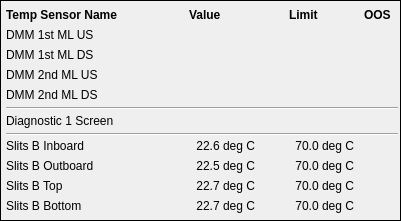
       <widget class="QFrame" name="frame_3">
        <property name="geometry">
         <rect>
          <x>500</x>
          <y>7</y>
          <width>401</width>
          <height>221</height>
         </rect>
        </property>
        <property name="frameShape">
         <enum>QFrame::Box</enum>
        </property>
        <property name="frameShadow">
         <enum>QFrame::Plain</enum>
        </property>
        <widget class="Line" name="line_8">
         <property name="geometry">
          <rect>
           <x>6</x>
           <y>133</y>
           <width>392</width>
           <height>2</height>
          </rect>
         </property>
         <property name="orientation">
          <enum>Qt::Horizontal</enum>
         </property>
        </widget>
        <widget class="QESimpleShape" name="qesimpleshape_30">
         <property name="geometry">
          <rect>
           <x>371</x>
           <y>198</y>
           <width>16</width>
           <height>16</height>
          </rect>
         </property>
         <property name="shape">
          <enum>QSimpleShape::cross</enum>
         </property>
         <property name="edgeColour">
          <color alpha="0">
           <red>0</red>
           <green>0</green>
           <blue>0</blue>
          </color>
         </property>
         <property name="colour0" stdset="0">
          <color alpha="0">
           <red>200</red>
           <green>200</green>
           <blue>200</blue>
          </color>
         </property>
         <property name="colour1" stdset="0">
          <color>
           <red>0</red>
           <green>0</green>
           <blue>0</blue>
          </color>
         </property>
         <property name="flash1" stdset="0">
          <bool>false</bool>
         </property>
         <property name="variable" stdset="0">
          <string>MCTSLT02TES04:EPS_OOS_STATUS</string>
         </property>
         <property name="edgeAlarmStateOption" stdset="0">
          <enum>QESimpleShape::Never</enum>
         </property>
         <property name="displayAlarmStateOption" stdset="0">
          <enum>QESimpleShape::Never</enum>
         </property>
         <property name="oosAware">
          <bool>true</bool>
         </property>
        </widget>
        <widget class="QLabel" name="label_92">
         <property name="geometry">
          <rect>
           <x>6</x>
           <y>177</y>
           <width>151</width>
           <height>17</height>
          </rect>
         </property>
         <property name="text">
          <string>Slits B Top</string>
         </property>
        </widget>
        <widget class="QLabel" name="label_85">
         <property name="geometry">
          <rect>
           <x>289</x>
           <y>6</y>
           <width>61</width>
           <height>17</height>
          </rect>
         </property>
         <property name="font">
          <font>
           <weight>75</weight>
           <bold>true</bold>
          </font>
         </property>
         <property name="text">
          <string>Limit</string>
         </property>
        </widget>
        <widget class="QELabel" name="qelabel_172">
         <property name="geometry">
          <rect>
           <x>164</x>
           <y>177</y>
           <width>91</width>
           <height>17</height>
          </rect>
         </property>
         <property name="alignment">
          <set>Qt::AlignRight|Qt::AlignTrailing|Qt::AlignVCenter</set>
         </property>
         <property name="variable" stdset="0">
          <string>MCTSLT02TES03:TEMPERATURE_MONITOR</string>
         </property>
         <property name="text">
          <string>22.7 deg C</string>
         </property>
        </widget>
        <widget class="QELabel" name="qelabel_179">
         <property name="geometry">
          <rect>
           <x>268</x>
           <y>66</y>
           <width>86</width>
           <height>17</height>
          </rect>
         </property>
         <property name="alignment">
          <set>Qt::AlignRight|Qt::AlignTrailing|Qt::AlignVCenter</set>
         </property>
         <property name="variable" stdset="0">
          <string>MCTMONO01TES11:TEMPERATURE_MONITOR_HIHI</string>
         </property>
         <property name="displayAlarmStateOption" stdset="0">
          <enum>QELabel::WhenInvalid</enum>
         </property>
        </widget>
        <widget class="QESimpleShape" name="qesimpleshape_35">
         <property name="geometry">
          <rect>
           <x>371</x>
           <y>138</y>
           <width>16</width>
           <height>16</height>
          </rect>
         </property>
         <property name="shape">
          <enum>QSimpleShape::cross</enum>
         </property>
         <property name="edgeColour">
          <color alpha="0">
           <red>0</red>
           <green>0</green>
           <blue>0</blue>
          </color>
         </property>
         <property name="colour0" stdset="0">
          <color alpha="0">
           <red>200</red>
           <green>200</green>
           <blue>200</blue>
          </color>
         </property>
         <property name="colour1" stdset="0">
          <color>
           <red>0</red>
           <green>0</green>
           <blue>0</blue>
          </color>
         </property>
         <property name="flash1" stdset="0">
          <bool>false</bool>
         </property>
         <property name="variable" stdset="0">
          <string>MCTSLT02TES01:EPS_OOS_STATUS</string>
         </property>
         <property name="edgeAlarmStateOption" stdset="0">
          <enum>QESimpleShape::Never</enum>
         </property>
         <property name="displayAlarmStateOption" stdset="0">
          <enum>QESimpleShape::Never</enum>
         </property>
         <property name="oosAware">
          <bool>true</bool>
         </property>
        </widget>
        <widget class="QESimpleShape" name="qesimpleshape_31">
         <property name="geometry">
          <rect>
           <x>371</x>
           <y>88</y>
           <width>16</width>
           <height>16</height>
          </rect>
         </property>
         <property name="shape">
          <enum>QSimpleShape::cross</enum>
         </property>
         <property name="edgeColour">
          <color alpha="0">
           <red>0</red>
           <green>0</green>
           <blue>0</blue>
          </color>
         </property>
         <property name="colour0" stdset="0">
          <color alpha="0">
           <red>200</red>
           <green>200</green>
           <blue>200</blue>
          </color>
         </property>
         <property name="colour1" stdset="0">
          <color>
           <red>0</red>
           <green>0</green>
           <blue>0</blue>
          </color>
         </property>
         <property name="flash1" stdset="0">
          <bool>false</bool>
         </property>
         <property name="variable" stdset="0">
          <string>MCTMONO01TES12:EPS_OOS_STATUS</string>
         </property>
         <property name="edgeAlarmStateOption" stdset="0">
          <enum>QESimpleShape::Never</enum>
         </property>
         <property name="displayAlarmStateOption" stdset="0">
          <enum>QESimpleShape::Never</enum>
         </property>
         <property name="oosAware">
          <bool>true</bool>
         </property>
        </widget>
        <widget class="QELabel" name="qelabel_183">
         <property name="geometry">
          <rect>
           <x>164</x>
           <y>46</y>
           <width>91</width>
           <height>17</height>
          </rect>
         </property>
         <property name="alignment">
          <set>Qt::AlignRight|Qt::AlignTrailing|Qt::AlignVCenter</set>
         </property>
         <property name="variable" stdset="0">
          <string>MCTMONO01TES10:TEMPERATURE_MONITOR</string>
         </property>
        </widget>
        <widget class="QESimpleShape" name="qesimpleshape_32">
         <property name="geometry">
          <rect>
           <x>371</x>
           <y>113</y>
           <width>16</width>
           <height>16</height>
          </rect>
         </property>
         <property name="shape">
          <enum>QSimpleShape::cross</enum>
         </property>
         <property name="edgeColour">
          <color alpha="0">
           <red>0</red>
           <green>0</green>
           <blue>0</blue>
          </color>
         </property>
         <property name="colour0" stdset="0">
          <color alpha="0">
           <red>200</red>
           <green>200</green>
           <blue>200</blue>
          </color>
         </property>
         <property name="colour1" stdset="0">
          <color>
           <red>0</red>
           <green>0</green>
           <blue>0</blue>
          </color>
         </property>
         <property name="flash1" stdset="0">
          <bool>false</bool>
         </property>
         <property name="variable" stdset="0">
          <string>MCTSCRN01TES01:EPS_OOS_STATUS</string>
         </property>
         <property name="edgeAlarmStateOption" stdset="0">
          <enum>QESimpleShape::Never</enum>
         </property>
         <property name="displayAlarmStateOption" stdset="0">
          <enum>QESimpleShape::Never</enum>
         </property>
         <property name="oosAware">
          <bool>true</bool>
         </property>
        </widget>
        <widget class="QLabel" name="label_81">
         <property name="geometry">
          <rect>
           <x>6</x>
           <y>26</y>
           <width>151</width>
           <height>17</height>
          </rect>
         </property>
         <property name="text">
          <string>DMM 1st ML US</string>
         </property>
        </widget>
        <widget class="QLabel" name="label_86">
         <property name="geometry">
          <rect>
           <x>364</x>
           <y>6</y>
           <width>36</width>
           <height>17</height>
          </rect>
         </property>
         <property name="font">
          <font>
           <weight>75</weight>
           <bold>true</bold>
          </font>
         </property>
         <property name="text">
          <string>OOS</string>
         </property>
        </widget>
        <widget class="QELabel" name="qelabel_174">
         <property name="geometry">
          <rect>
           <x>164</x>
           <y>86</y>
           <width>91</width>
           <height>17</height>
          </rect>
         </property>
         <property name="alignment">
          <set>Qt::AlignRight|Qt::AlignTrailing|Qt::AlignVCenter</set>
         </property>
         <property name="variable" stdset="0">
          <string>MCTMONO01TES12:TEMPERATURE_MONITOR</string>
         </property>
        </widget>
        <widget class="QELabel" name="qelabel_159">
         <property name="geometry">
          <rect>
           <x>268</x>
           <y>46</y>
           <width>86</width>
           <height>17</height>
          </rect>
         </property>
         <property name="alignment">
          <set>Qt::AlignRight|Qt::AlignTrailing|Qt::AlignVCenter</set>
         </property>
         <property name="variable" stdset="0">
          <string>MCTMONO01TES10:TEMPERATURE_MONITOR_HIHI</string>
         </property>
         <property name="displayAlarmStateOption" stdset="0">
          <enum>QELabel::WhenInvalid</enum>
         </property>
        </widget>
        <widget class="QLabel" name="label_87">
         <property name="geometry">
          <rect>
           <x>6</x>
           <y>46</y>
           <width>151</width>
           <height>17</height>
          </rect>
         </property>
         <property name="text">
          <string>DMM 1st ML DS</string>
         </property>
        </widget>
        <widget class="QELabel" name="qelabel_166">
         <property name="geometry">
          <rect>
           <x>268</x>
           <y>177</y>
           <width>86</width>
           <height>17</height>
          </rect>
         </property>
         <property name="alignment">
          <set>Qt::AlignRight|Qt::AlignTrailing|Qt::AlignVCenter</set>
         </property>
         <property name="variable" stdset="0">
          <string>MCTSLT02TES03:TEMPERATURE_MONITOR_HIHI</string>
         </property>
         <property name="displayAlarmStateOption" stdset="0">
          <enum>QELabel::WhenInvalid</enum>
         </property>
         <property name="text">
          <string>70.0 deg C</string>
         </property>
        </widget>
        <widget class="QLabel" name="label_91">
         <property name="geometry">
          <rect>
           <x>6</x>
           <y>86</y>
           <width>151</width>
           <height>17</height>
          </rect>
         </property>
         <property name="text">
          <string>DMM 2nd ML DS</string>
         </property>
        </widget>
        <widget class="QLabel" name="label_93">
         <property name="geometry">
          <rect>
           <x>6</x>
           <y>6</y>
           <width>151</width>
           <height>17</height>
          </rect>
         </property>
         <property name="font">
          <font>
           <weight>75</weight>
           <bold>true</bold>
          </font>
         </property>
         <property name="text">
          <string>Temp Sensor Name</string>
         </property>
        </widget>
        <widget class="QLabel" name="label_89">
         <property name="geometry">
          <rect>
           <x>6</x>
           <y>197</y>
           <width>151</width>
           <height>17</height>
          </rect>
         </property>
         <property name="text">
          <string>Slits B Bottom</string>
         </property>
        </widget>
        <widget class="QLabel" name="label_84">
         <property name="geometry">
          <rect>
           <x>6</x>
           <y>157</y>
           <width>151</width>
           <height>17</height>
          </rect>
         </property>
         <property name="text">
          <string>Slits B Outboard</string>
         </property>
        </widget>
        <widget class="QESimpleShape" name="qesimpleshape_27">
         <property name="geometry">
          <rect>
           <x>371</x>
           <y>47</y>
           <width>16</width>
           <height>16</height>
          </rect>
         </property>
         <property name="shape">
          <enum>QSimpleShape::cross</enum>
         </property>
         <property name="edgeColour">
          <color alpha="0">
           <red>0</red>
           <green>0</green>
           <blue>0</blue>
          </color>
         </property>
         <property name="colour0" stdset="0">
          <color alpha="0">
           <red>200</red>
           <green>200</green>
           <blue>200</blue>
          </color>
         </property>
         <property name="colour1" stdset="0">
          <color>
           <red>0</red>
           <green>0</green>
           <blue>0</blue>
          </color>
         </property>
         <property name="variable" stdset="0">
          <string>MCTMONO01TES10:EPS_OOS_STATUS</string>
         </property>
         <property name="edgeAlarmStateOption" stdset="0">
          <enum>QESimpleShape::Never</enum>
         </property>
         <property name="displayAlarmStateOption" stdset="0">
          <enum>QESimpleShape::Never</enum>
         </property>
         <property name="oosAware">
          <bool>true</bool>
         </property>
        </widget>
        <widget class="QELabel" name="qelabel_163">
         <property name="geometry">
          <rect>
           <x>164</x>
           <y>137</y>
           <width>91</width>
           <height>17</height>
          </rect>
         </property>
         <property name="alignment">
          <set>Qt::AlignRight|Qt::AlignTrailing|Qt::AlignVCenter</set>
         </property>
         <property name="variable" stdset="0">
          <string>MCTSLT02TES01:TEMPERATURE_MONITOR</string>
         </property>
         <property name="text">
          <string>22.6 deg C</string>
         </property>
        </widget>
        <widget class="QELabel" name="qelabel_171">
         <property name="geometry">
          <rect>
           <x>164</x>
           <y>197</y>
           <width>91</width>
           <height>17</height>
          </rect>
         </property>
         <property name="alignment">
          <set>Qt::AlignRight|Qt::AlignTrailing|Qt::AlignVCenter</set>
         </property>
         <property name="variable" stdset="0">
          <string>MCTSLT02TES04:TEMPERATURE_MONITOR</string>
         </property>
         <property name="text">
          <string>22.7 deg C</string>
         </property>
        </widget>
        <widget class="QELabel" name="qelabel_180">
         <property name="geometry">
          <rect>
           <x>268</x>
           <y>137</y>
           <width>86</width>
           <height>17</height>
          </rect>
         </property>
         <property name="alignment">
          <set>Qt::AlignRight|Qt::AlignTrailing|Qt::AlignVCenter</set>
         </property>
         <property name="variable" stdset="0">
          <string>MCTSLT02TES01:TEMPERATURE_MONITOR_HIHI</string>
         </property>
         <property name="displayAlarmStateOption" stdset="0">
          <enum>QELabel::WhenInvalid</enum>
         </property>
         <property name="text">
          <string>70.0 deg C</string>
         </property>
        </widget>
        <widget class="QELabel" name="qelabel_169">
         <property name="geometry">
          <rect>
           <x>268</x>
           <y>86</y>
           <width>86</width>
           <height>17</height>
          </rect>
         </property>
         <property name="alignment">
          <set>Qt::AlignRight|Qt::AlignTrailing|Qt::AlignVCenter</set>
         </property>
         <property name="variable" stdset="0">
          <string>MCTMONO01TES12:TEMPERATURE_MONITOR_HIHI</string>
         </property>
         <property name="displayAlarmStateOption" stdset="0">
          <enum>QELabel::WhenInvalid</enum>
         </property>
        </widget>
        <widget class="QLabel" name="label_90">
         <property name="geometry">
          <rect>
           <x>6</x>
           <y>112</y>
           <width>151</width>
           <height>17</height>
          </rect>
         </property>
         <property name="text">
          <string>Diagnostic 1 Screen</string>
         </property>
        </widget>
        <widget class="QESimpleShape" name="qesimpleshape_36">
         <property name="geometry">
          <rect>
           <x>371</x>
           <y>158</y>
           <width>16</width>
           <height>16</height>
          </rect>
         </property>
         <property name="shape">
          <enum>QSimpleShape::cross</enum>
         </property>
         <property name="edgeColour">
          <color alpha="0">
           <red>0</red>
           <green>0</green>
           <blue>0</blue>
          </color>
         </property>
         <property name="colour0" stdset="0">
          <color alpha="0">
           <red>200</red>
           <green>200</green>
           <blue>200</blue>
          </color>
         </property>
         <property name="colour1" stdset="0">
          <color>
           <red>0</red>
           <green>0</green>
           <blue>0</blue>
          </color>
         </property>
         <property name="flash1" stdset="0">
          <bool>false</bool>
         </property>
         <property name="variable" stdset="0">
          <string>MCTSLT02TES02:EPS_OOS_STATUS</string>
         </property>
         <property name="edgeAlarmStateOption" stdset="0">
          <enum>QESimpleShape::Never</enum>
         </property>
         <property name="displayAlarmStateOption" stdset="0">
          <enum>QESimpleShape::Never</enum>
         </property>
         <property name="oosAware">
          <bool>true</bool>
         </property>
        </widget>
        <widget class="QLabel" name="label_88">
         <property name="geometry">
          <rect>
           <x>6</x>
           <y>66</y>
           <width>151</width>
           <height>17</height>
          </rect>
         </property>
         <property name="text">
          <string>DMM 2nd ML US</string>
         </property>
        </widget>
        <widget class="QESimpleShape" name="qesimpleshape_34">
         <property name="geometry">
          <rect>
           <x>371</x>
           <y>68</y>
           <width>16</width>
           <height>16</height>
          </rect>
         </property>
         <property name="shape">
          <enum>QSimpleShape::cross</enum>
         </property>
         <property name="edgeColour">
          <color alpha="0">
           <red>0</red>
           <green>0</green>
           <blue>0</blue>
          </color>
         </property>
         <property name="colour0" stdset="0">
          <color alpha="0">
           <red>200</red>
           <green>200</green>
           <blue>200</blue>
          </color>
         </property>
         <property name="colour1" stdset="0">
          <color>
           <red>0</red>
           <green>0</green>
           <blue>0</blue>
          </color>
         </property>
         <property name="flash1" stdset="0">
          <bool>false</bool>
         </property>
         <property name="variable" stdset="0">
          <string>MCTMONO01TES11:EPS_OOS_STATUS</string>
         </property>
         <property name="edgeAlarmStateOption" stdset="0">
          <enum>QESimpleShape::Never</enum>
         </property>
         <property name="displayAlarmStateOption" stdset="0">
          <enum>QESimpleShape::Never</enum>
         </property>
         <property name="oosAware">
          <bool>true</bool>
         </property>
        </widget>
        <widget class="QELabel" name="qelabel_173">
         <property name="geometry">
          <rect>
           <x>164</x>
           <y>112</y>
           <width>91</width>
           <height>17</height>
          </rect>
         </property>
         <property name="alignment">
          <set>Qt::AlignRight|Qt::AlignTrailing|Qt::AlignVCenter</set>
         </property>
         <property name="variable" stdset="0">
          <string>MCTSCRN01TES01:TEMPERATURE_MONITOR</string>
         </property>
        </widget>
        <widget class="QELabel" name="qelabel_153">
         <property name="geometry">
          <rect>
           <x>164</x>
           <y>157</y>
           <width>91</width>
           <height>17</height>
          </rect>
         </property>
         <property name="alignment">
          <set>Qt::AlignRight|Qt::AlignTrailing|Qt::AlignVCenter</set>
         </property>
         <property name="variable" stdset="0">
          <string>MCTSLT02TES02:TEMPERATURE_MONITOR</string>
         </property>
         <property name="text">
          <string>22.5 deg C</string>
         </property>
        </widget>
        <widget class="QLabel" name="label_94">
         <property name="geometry">
          <rect>
           <x>6</x>
           <y>137</y>
           <width>151</width>
           <height>17</height>
          </rect>
         </property>
         <property name="text">
          <string>Slits B Inboard</string>
         </property>
        </widget>
        <widget class="QESimpleShape" name="qesimpleshape_37">
         <property name="geometry">
          <rect>
           <x>371</x>
           <y>178</y>
           <width>16</width>
           <height>16</height>
          </rect>
         </property>
         <property name="shape">
          <enum>QSimpleShape::cross</enum>
         </property>
         <property name="edgeColour">
          <color alpha="0">
           <red>0</red>
           <green>0</green>
           <blue>0</blue>
          </color>
         </property>
         <property name="colour0" stdset="0">
          <color alpha="0">
           <red>200</red>
           <green>200</green>
           <blue>200</blue>
          </color>
         </property>
         <property name="colour1" stdset="0">
          <color>
           <red>0</red>
           <green>0</green>
           <blue>0</blue>
          </color>
         </property>
         <property name="flash1" stdset="0">
          <bool>false</bool>
         </property>
         <property name="variable" stdset="0">
          <string>MCTSLT02TES03:EPS_OOS_STATUS</string>
         </property>
         <property name="edgeAlarmStateOption" stdset="0">
          <enum>QESimpleShape::Never</enum>
         </property>
         <property name="displayAlarmStateOption" stdset="0">
          <enum>QESimpleShape::Never</enum>
         </property>
         <property name="oosAware">
          <bool>true</bool>
         </property>
        </widget>
        <widget class="QELabel" name="qelabel_156">
         <property name="geometry">
          <rect>
           <x>268</x>
           <y>157</y>
           <width>86</width>
           <height>17</height>
          </rect>
         </property>
         <property name="alignment">
          <set>Qt::AlignRight|Qt::AlignTrailing|Qt::AlignVCenter</set>
         </property>
         <property name="variable" stdset="0">
          <string>MCTSLT02TES02:TEMPERATURE_MONITOR_HIHI</string>
         </property>
         <property name="displayAlarmStateOption" stdset="0">
          <enum>QELabel::WhenInvalid</enum>
         </property>
         <property name="text">
          <string>70.0 deg C</string>
         </property>
        </widget>
        <widget class="QELabel" name="qelabel_151">
         <property name="geometry">
          <rect>
           <x>268</x>
           <y>112</y>
           <width>86</width>
           <height>17</height>
          </rect>
         </property>
         <property name="alignment">
          <set>Qt::AlignRight|Qt::AlignTrailing|Qt::AlignVCenter</set>
         </property>
         <property name="variable" stdset="0">
          <string>MCTSCRN01TES01:TEMPERATURE_MONITOR_HIHI</string>
         </property>
         <property name="displayAlarmStateOption" stdset="0">
          <enum>QELabel::WhenInvalid</enum>
         </property>
        </widget>
        <widget class="QELabel" name="qelabel_175">
         <property name="geometry">
          <rect>
           <x>164</x>
           <y>26</y>
           <width>91</width>
           <height>17</height>
          </rect>
         </property>
         <property name="alignment">
          <set>Qt::AlignRight|Qt::AlignTrailing|Qt::AlignVCenter</set>
         </property>
         <property name="variable" stdset="0">
          <string>MCTMONO01TES09:TEMPERATURE_MONITOR</string>
         </property>
        </widget>
        <widget class="QESimpleShape" name="qesimpleshape_33">
         <property name="geometry">
          <rect>
           <x>371</x>
           <y>27</y>
           <width>16</width>
           <height>16</height>
          </rect>
         </property>
         <property name="shape">
          <enum>QSimpleShape::cross</enum>
         </property>
         <property name="edgeColour">
          <color alpha="0">
           <red>0</red>
           <green>0</green>
           <blue>0</blue>
          </color>
         </property>
         <property name="colour0" stdset="0">
          <color alpha="0">
           <red>200</red>
           <green>200</green>
           <blue>200</blue>
          </color>
         </property>
         <property name="colour1" stdset="0">
          <color>
           <red>0</red>
           <green>0</green>
           <blue>0</blue>
          </color>
         </property>
         <property name="flash1" stdset="0">
          <bool>false</bool>
         </property>
         <property name="variable" stdset="0">
          <string>MCTMONO01TES09:EPS_OOS_STATUS</string>
         </property>
         <property name="edgeAlarmStateOption" stdset="0">
          <enum>QESimpleShape::Never</enum>
         </property>
         <property name="displayAlarmStateOption" stdset="0">
          <enum>QESimpleShape::Never</enum>
         </property>
         <property name="oosAware">
          <bool>true</bool>
         </property>
        </widget>
        <widget class="QELabel" name="qelabel_154">
         <property name="geometry">
          <rect>
           <x>268</x>
           <y>197</y>
           <width>86</width>
           <height>17</height>
          </rect>
         </property>
         <property name="alignment">
          <set>Qt::AlignRight|Qt::AlignTrailing|Qt::AlignVCenter</set>
         </property>
         <property name="variable" stdset="0">
          <string>MCTSLT02TES04:TEMPERATURE_MONITOR_HIHI</string>
         </property>
         <property name="displayAlarmStateOption" stdset="0">
          <enum>QELabel::WhenInvalid</enum>
         </property>
         <property name="text">
          <string>70.0 deg C</string>
         </property>
        </widget>
        <widget class="QELabel" name="qelabel_164">
         <property name="geometry">
          <rect>
           <x>268</x>
           <y>26</y>
           <width>86</width>
           <height>17</height>
          </rect>
         </property>
         <property name="alignment">
          <set>Qt::AlignRight|Qt::AlignTrailing|Qt::AlignVCenter</set>
         </property>
         <property name="variable" stdset="0">
          <string>MCTMONO01TES09:TEMPERATURE_MONITOR_HIHI</string>
         </property>
         <property name="displayAlarmStateOption" stdset="0">
          <enum>QELabel::WhenInvalid</enum>
         </property>
        </widget>
        <widget class="QLabel" name="label_82">
         <property name="geometry">
          <rect>
           <x>189</x>
           <y>6</y>
           <width>71</width>
           <height>17</height>
          </rect>
         </property>
         <property name="font">
          <font>
           <weight>75</weight>
           <bold>true</bold>
          </font>
         </property>
         <property name="text">
          <string>Value</string>
         </property>
        </widget>
        <widget class="Line" name="line_9">
         <property name="geometry">
          <rect>
           <x>6</x>
           <y>107</y>
           <width>392</width>
           <height>2</height>
          </rect>
         </property>
         <property name="orientation">
          <enum>Qt::Horizontal</enum>
         </property>
        </widget>
        <widget class="QELabel" name="qelabel_178">
         <property name="geometry">
          <rect>
           <x>164</x>
           <y>66</y>
           <width>91</width>
           <height>17</height>
          </rect>
         </property>
         <property name="alignment">
          <set>Qt::AlignRight|Qt::AlignTrailing|Qt::AlignVCenter</set>
         </property>
         <property name="variable" stdset="0">
          <string>MCTMONO01TES11:TEMPERATURE_MONITOR</string>
         </property>
        </widget>
       </widget>
